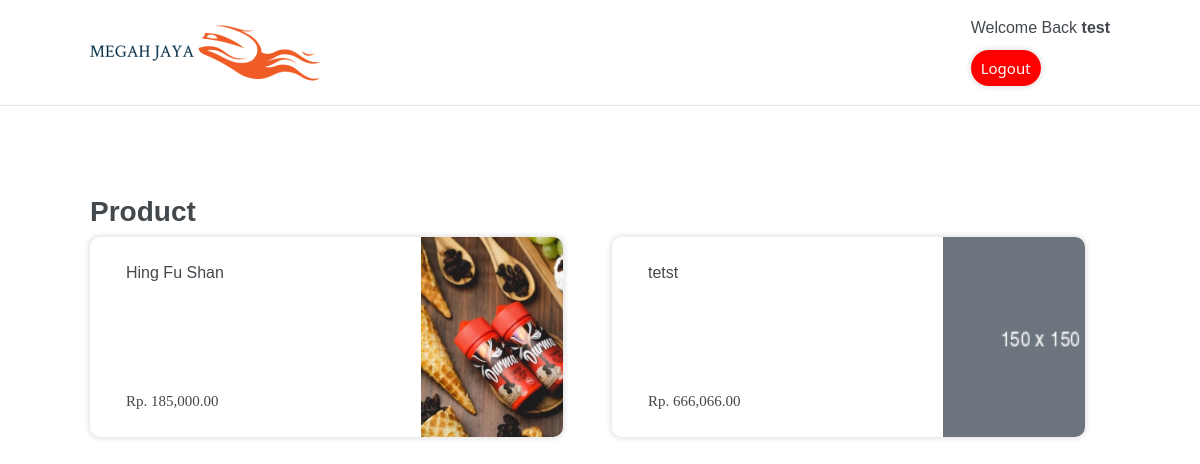
The app's page /home.php (signed in) with its own data.
### tables this page shows
CREATE TABLE `user` (
  `username` varchar(16) DEFAULT NULL,
  `password` varchar(255) NOT NULL,
  `email` varchar(100) NOT NULL,
  `Status` int(1) NOT NULL DEFAULT '0',
  `ID` int(11) NOT NULL
);

CREATE TABLE `barang` (
  `ID` int(11) NOT NULL,
  `Nama` varchar(100) NOT NULL,
  `Harga` int(11) DEFAULT '0',
  `Stok` int(11) DEFAULT '0',
  `Gambar` varchar(100) DEFAULT NULL
);

### Function.php (called while the page is built, shortened)
<?php
    $conn = mysqli_connect("localhost","root","","projek_fai");
    function querryRead($querry){
        global $conn;
        $result = mysqli_query($conn, $querry);
        $rows = [];
        while ($row = mysqli_fetch_assoc($result)){
            $rows[] = $row;
        }
        return $rows;
    }
?>

### home.php (the view, shortened to what this page needs)
<?php
    require 'Function.php';
    $idSession = $_SESSION["ID"];
    $resultUser = querryRead("SELECT * FROM user WHERE ID = $idSession");
    $resultUser = $resultUser[0];
    $resultBarang = querryRead("SELECT * FROM barang");
?>
<!doctype html>
<html lang="en">
<head>
    <link href="https://cdn.jsdelivr.net/npm/bootstrap@5.0.2/dist/css/bootstrap.min.css" rel="stylesheet"
>
    <link rel="stylesheet" href="dist/css/style.css">
</head>
<body>
    <section class="header">
        <div class="prelative py-3 mt-0">
            <img src="dist/img/img-src/web-logo.png" alt="">
            <div class="float-right">
                <p class="username">
                    Welcome Back <b><?= $resultUser["username"] ?></b>
                </p>
                <a href="ClearSession.php" class="logout-button">
                    Logout
                </a>
            </div>
        </div>
    </section>
    <section class="section-1 home">
        <div class="prelative">
            <h3 class="content-title">
                Product
            </h3>
            <div class="row">
                <?php for($i = 0; $i < count($resultBarang);$i++): ?>
                    <div class="col-md-6">
                    <a href="#">
                        <div class="box-container mr-3">
                            <div class="row">
                                <div class="col-md-8 px-5 py-4">
                                    <p class="product-title-catalog">
                                        <?= $resultBarang[$i]["Nama"] ?>
                                    </p>
                                    <p class="product-price-catalog">
                                        Rp. <?= number_format($resultBarang[$i]["Harga"],2) ?>
                                    </p>
                                </div>
                                <div class="col-md-4">
                                    <img src="dist/img/img-src/<?= $resultBarang[$i]["Gambar"] ?>" alt="" class="product-image-catalog">
                                </div>
                            </div>
                        </div>
                    </a>
                    </div>
                <?php endfor; ?>
            </div>
        </div>
    </section>
</body>
</html>

### records on screen
user: username "test"
barang: Nama "Hing Fu Shan", Harga "185,000.00", Gambar (picture)
barang: Nama "tetst", Harga "666,066.00", Gambar (placeholder picture)
